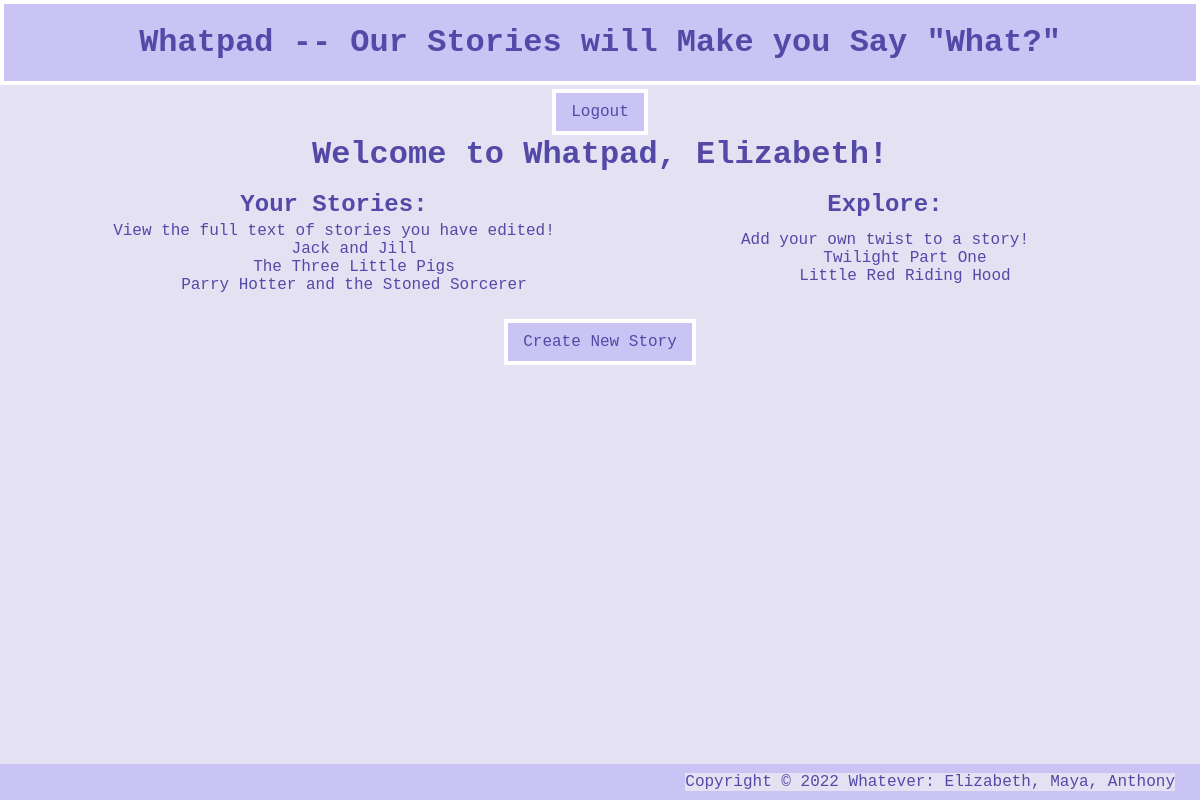
Screenshot of / (signed in) with the database file from the repository.
### tables this page shows
CREATE TABLE story_section_info (paragraph_id INTEGER PRIMARY KEY AUTOINCREMENT, story_title TEXT, user_id TEXT, story_section TEXT);

### app/__init__.py (the view, shortened to what this page needs)
@app.route("/", methods = ['GET','POST'])
def root():
    users = db.getUsers()
    try: # if session login info does not exist, does not throw error
        username=session['username']
        if username in users and session['password'] == db.getPassword(username):
            return render_template("explore.html",
            username=username,
            viewable=db.getListOfViewableStories(username),
            editable=db.getListOfEditableStories(username))
    except:
        pass
    return render_template("login.html")

### app/db.py (called while the page is built)
def establishConnection():
    DB_FILE="tables.db"
    db = sqlite3.connect(DB_FILE) #open if file exists, otherwise create
    c = db.cursor()               #facilitate db ops -- you will use cursor to trigger db events
    return (c, db)

def disconnect(db):
    db.commit() #save changes
    db.close()  #close database

def getUsers():
    conn =  establishConnection()
    c = conn[0]
    db = conn[1]
    vals = c.execute("SELECT user_id FROM user_info").fetchall()
    disconnect(db)
    formatted_users = []
    for i in range(len(vals)):
        formatted_users.append(vals[i][0])
    return formatted_users

def getPassword(user):
    conn =  establishConnection()
    c = conn[0]
    db = conn[1]
    passw = c.execute("SELECT password FROM user_info WHERE user_id = ?", (user,)).fetchall()[0][0]
    return passw

def getStories():
    conn =  establishConnection()
    c = conn[0]
    db = conn[1]
    vals = c.execute("SELECT DISTINCT story_title FROM story_section_info").fetchall()
    disconnect(db)
    formatted_stories= []
    for val in vals:
        formatted_stories.append(val[0])
    return formatted_stories

def getListOfViewableStories(user):
    conn =  establishConnection()
    c = conn[0]
    db = conn[1]
    vals = c.execute("SELECT story_title FROM story_section_info WHERE user_id = ?",(user,))
    formatted_stories = []
    for val in vals:
        formatted_stories.append(val[0])
    return formatted_stories

def getListOfEditableStories(user):
    superset = set(getStories())
    subset = set(getListOfViewableStories(user))
    return list(superset - subset)

### app/templates/explore.html (shortened to what this page needs)
<!DOCTYPE html>
<head>
    <link rel="stylesheet" href="static/style.css">
</head>
    <div class="fullwidth"><h1 class="header">Whatpad -- Our Stories will Make you Say "What?"</h1></div> <br/>
    <center><a href="/logout" class = "button">Logout</a><br/></center>
    <h1 class="title">Welcome to Whatpad, {{username}}!</h1>
    <table>
        <tr>
            <th> <h2>Your Stories:</h2> </th>
            <th><h2>Explore:</h2> </th>
        </tr>
        <tr> <td>
<p>View the full text of stories you have edited!</p>
<ul>
    {% for view in viewable %}
        <li><a href={{view}}>{{view | replace ("%20", " ") }}</a></li>
    {% endfor %}
</ul>
</td>
<td>
<p>Add your own twist to a story!</p>
<ul>
    {% for edit in editable %}
        <li><a href={{edit}}>{{edit | replace ("%20", " ") }}</a></li>
    {% endfor %}
</ul>
</td></tr>
</table>
<center><a href="/createNew" class = "button"> Create New Story </a></center>
<div class="footer verticalcenter fullwidth">
        <p class="rightmargin">Copyright © 2022 Whatever: Elizabeth, Maya, Anthony</p>
</div>
</html>

### app/static/style.css (style rules this page uses)
* { background-color: #E4E1F3; margin: 0px; font-family: "Courrier New", monospace; }
.fullwidth { width: 100%; }
a:link { color: #5449A7; text-decoration: none; }
.title { margin:15px; color: #5449A7; text-align: center; }
.header { margin: 0px; height: 100%; padding: 20px; text-align: center; background-color: #CAC4F5; color: #5449A7; border: 4px solid white; font-family: "Courrier New", monospace; }
.button { background-color: #CAC4F5; color: #5449A7; padding: 10px 15px; font-size: 16px; text-align: center; border: 4px solid white; }
.footer { background-color: #CAC4F5; font-family: "Courrier New", monospace; color: #5449A7; height: 36px; display: flex; justify-content: right; align-items: center; position: absolute; bottom: 0; }
.rightmargin { margin-right: 25px; }
table { color: #5449A7; text-align: center; width: 92%; }
th { color: #5449A7; text-align: center; }
td { color: #5449A7; text-align: center; }
ul { list-style-type: none; }

### rows the page displays
story_section_info: story_title "Jack and Jill"
story_section_info: story_title "The Three Little Pigs"
story_section_info: story_title "Parry Hotter and the Stoned Sorcerer"

### other values shown
{{ username }} "Elizabeth"
{{ edit | replace ("%20", " ") }} "Twilight Part One" "Little Red Riding Hood"
